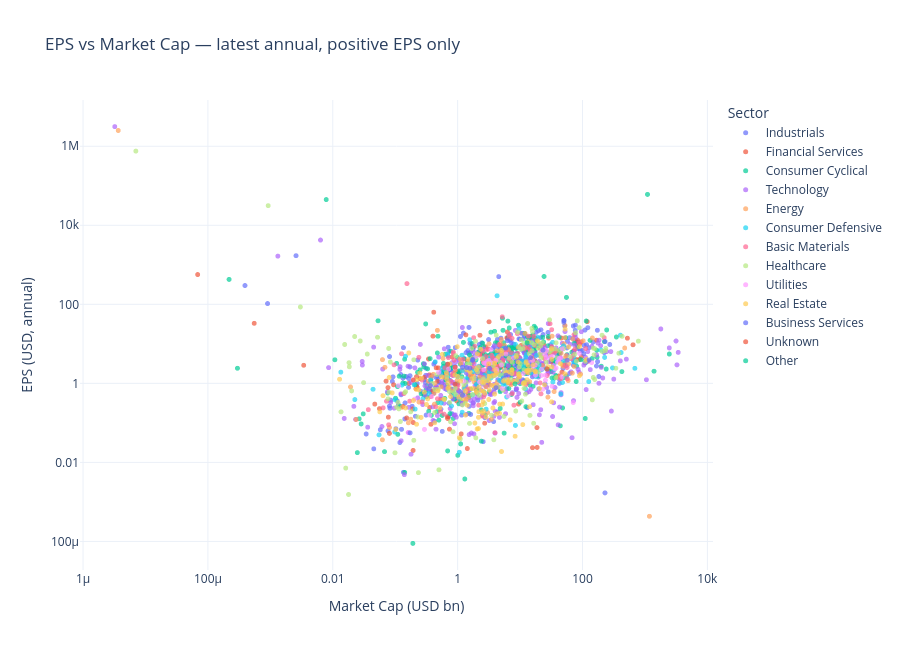

Write notebook code for a chart like this one.
### Code cell
fig = px.scatter(
    scatter_df,
    x='market_cap_bn',
    y='eps',
    color='Sector',
    hover_name='Ticker',
    hover_data={
        'Report Date': True,
        'Sector': True,
        'price': ':.2f',
        'market_cap_bn': ':.1f',
        'eps': ':.2f',
    },
    log_x=True,
    log_y=True,
    labels={'market_cap_bn': 'Market Cap (USD bn)', 'eps': 'EPS (USD, annual)'},
    title='EPS vs Market Cap — latest annual, positive EPS only',
    template=_theme(),
)
fig.update_traces(marker=dict(size=5, opacity=0.7))
fig.update_layout(height=650, legend_title_text='Sector')
display(fig)

### Figure 1 — Plotly figure (JSON) as saved in the notebook; plotly's stock layout.template omitted (floating-point values rounded to 4 significant figures; data arrays with more than 128 entries replaced by an {"elided": "..."} marker saying what was removed)
{"data": [{"customdata": {"elided": "313x3 mixed values"}, "hovertemplate": "<b>%{hovertext}</b><br><br>Sector=%{customdata[1]}<br>Market Cap (USD bn)=%{x:.1f}<br>EPS (USD, annual)=%{y:.2f}<br>Report Date=%{customdata[0]}<br>price=%{customdata[2]:.2f}<extra></extra>", "hovertext": {"elided": "313 str values"}, "legendgroup": "Industrials", "marker": {"color": "#636efa", "opacity": 0.7, "size": 5, "symbol": "circle"}, "mode": "markers", "name": "Industrials", "showlegend": true, "type": "scattergl", "x": {"elided": "313 float values"}, "xaxis": "x", "y": {"elided": "313 float values"}, "yaxis": "y"}, {"customdata": {"elided": "121x3 mixed values"}, "hovertemplate": "<b>%{hovertext}</b><br><br>Sector=%{customdata[1]}<br>Market Cap (USD bn)=%{x:.1f}<br>EPS (USD, annual)=%{y:.2f}<br>Report Date=%{customdata[0]}<br>price=%{customdata[2]:.2f}<extra></extra>", "hovertext": ["MSCI", "EQH", "PJT", "FG", "FHI", "CPSS", "TW", "AMP", "SWKH", "VINP", "COIN", "MA", "CME", "GLRE", "CG", "WHF", "SNFCA", "TPVG", "GCMG", "V", "CRVL", "PSFE", "EZPW", "VIRT", "BX", "FNF", "JHG", "AMG", "HLI", "APO", "EG", "JXN", "CACC", "SC", "AJG", "ICE", "NLY", "CGBD", "IGAC", "BCSF", "STEP", "LEU", "BRO", "NMFC", "LPLA", "GROW", "PMTS", "WU", "DFIN", "PNNT", "NDAQ", "CIA", "AON", "TWLVU", "MCO", "EVR", "TSSI", "WHG", "BLK", "HOOD", "RKT", "MKTX", "HLNE", "OAKU", "PRG", "PIPR", "ROOT", "TROW", "UWMC", "GSHD", "SAR", "HNNA", "PYPL", "HGBL", "BEN", "FRHC", "IOR", "RM", "KKR", "FLYW", "IREN", "HYAC", "GSBD", "IVZ", "SPNT", "ARES", "GRNT", "AGM", "FDUS", "MAIN", "NRDS", "ALTI", "HTGC", "LFACU", "DHIL", "RWAY", "ENVA", "ARCC", "ESHA", "FDS", "MORN", "GBDC", "SAMG", "TPG", "APAM", "ATLC", "MC", "JEF", "SLM", "TRIN", "CNS", "SPGI", "MCY", "TIGR", "LAZ", "SNEX", "VRTS", "VCTR", "CBOE", "GAIN", "NHIC"], "legendgroup": "Financial Services", "marker": {"color": "#EF553B", "opacity": 0.7, "size": 5, "symbol": "circle"}, "mode": "markers", "name": "Financial Services", "showlegend": true, "type": "scattergl", "x": [45.75, 17.31, 6.94, 2.345, 3.078, 0.2255, 26.51, 0.0005513, 0.2179, 0.5356, 81.5, 523.4, 89.85, 0.3953, 17.86, 0.2948, 0.2196, 0.4529, 2.71, 644.2, 5.738, 0.9687, 1.001, 3.361, 123.6, 9.771, 6.466, 6.14, 12.36, 42.03, 14.9, 3.187, 6.268, 0.003422, 71.95, 96.58, 8.936, 0.9893, 0.3709, 1.056, 1.43, 1.783, 31.5, 1.142, 28.62, 0.05592, 0.3533, 3.663, 1.539, 0.4508, 46.95, 0.2152, 83.11, 0.3567, 95.52, 10.42, 0.1891, 0.1329, 119.1, 54.77, 15.83, 20.68, 6.006, 0.04708, 1.483, 4.925, 1.668, 23.93, 0.6905, 4.616, 0.2493, 0.09428, 80.76, 0.0776, 12.98, 2.528, 0.07141, 0.3412, 89.59, 1.429, 0.7393, 0.3736, 1.472, 7.932, 2.081, 7.242, 0.6889, 2.276, 0.7107, 3.053, 1.103, 6.852e-05, 3.402, 0.1943, 0.4026, 0.4759, 3.095, 9.466, 0.1525, 17.77, 13.52, 2.261, 0.166, 18.62, 2.688, 0.8218, 5.329, 9.687, 7.044, 0.9383, 4.397, 168.6, 2.774, 18.75, 5.042, 3.281, 1.354, 4.222, 22.25, 0.488, 0.1935], "xaxis": "x", "y": [14.05, 3.695, 3.047, 5.522, 3.378, 0.7894, 2.353, 33.05, 0.8584, 0.3964, 9.434, 13.89, 9.804, 0.6372, 2.773, 1.423, 1.481, 2.475, 0.09809, 9.469, 1.83, 0.358, 0.984, 2.91, 3.622, 4.505, 2.625, 14.17, 5.822, 1.536, 15.39, 36.17, 19.88, 2.867, 6.635, 4.781, 3.923, 1.576, 0.4632, 1.85, 3.617, 4.471, 3.496, 0.5312, 14.03, 0.2292, 1.643, 2.739, 3.06, 0.7487, 1.922, 0.7264, 12.49, 0.2439, 11.26, 9.083, 0.2236, 0.2601, 36.51, 1.557, 0.02354, 7.849, 5.394, 0.2987, 2.983, 2.559, 1.728, 9.405, 0.1293, 0.7944, 1.321, 0.9191, 3.991, 0.1396, 2.633, 5.475, 1.14, 4.141, 4.037, 0.02242, 0.06931, 0.09212, 0.5482, 1.175, 1.998, 1.018, 0.144, 16.5, 2.403, 3.244, 0.3853, 566.3, 1.627, 0.1023, 15.66, 1.135, 7.427, 0.2992, 0.1328, 13.91, 8.582, 2.026, 1.0, 0.07593, 4.086, 4.647, 1.775, 1.112, 2.683, 2.038, 2.97, 12.35, 8.45, 0.02396, 2.734, 3.665, 16.89, 4.382, 7.213, 2.475, 0.02011], "yaxis": "y"}, {"customdata": {"elided": "282x3 mixed values"}, "hovertemplate": "<b>%{hovertext}</b><br><br>Sector=%{customdata[1]}<br>Market Cap (USD bn)=%{x:.1f}<br>EPS (USD, annual)=%{y:.2f}<br>Report Date=%{customdata[0]}<br>price=%{customdata[2]:.2f}<extra></extra>", "hovertext": {"elided": "282 str values"}, "legendgroup": "Consumer Cyclical", "marker": {"color": "#00cc96", "opacity": 0.7, "size": 5, "symbol": "circle"}, "mode": "markers", "name": "Consumer Cyclical", "showlegend": true, "type": "scattergl", "x": {"elided": "282 float values"}, "xaxis": "x", "y": {"elided": "282 float values"}, "yaxis": "y"}, {"customdata": {"elided": "266x3 mixed values"}, "hovertemplate": "<b>%{hovertext}</b><br><br>Sector=%{customdata[1]}<br>Market Cap (USD bn)=%{x:.1f}<br>EPS (USD, annual)=%{y:.2f}<br>Report Date=%{customdata[0]}<br>price=%{customdata[2]:.2f}<extra></extra>", "hovertext": {"elided": "266 str values"}, "legendgroup": "Technology", "marker": {"color": "#ab63fa", "opacity": 0.7, "size": 5, "symbol": "circle"}, "mode": "markers", "name": "Technology", "showlegend": true, "type": "scattergl", "x": {"elided": "266 float values"}, "xaxis": "x", "y": {"elided": "266 float values"}, "yaxis": "y"}, {"customdata": {"elided": "104x3 mixed values"}, "hovertemplate": "<b>%{hovertext}</b><br><br>Sector=%{customdata[1]}<br>Market Cap (USD bn)=%{x:.1f}<br>EPS (USD, annual)=%{y:.2f}<br>Report Date=%{customdata[0]}<br>price=%{customdata[2]:.2f}<extra></extra>", "hovertext": ["NOG", "PED", "USAC", "HP", "XPRO", "SLNG", "WHD", "EQT", "TALO", "SM", "DVN", "DMLP", "COP", "TTI", "PR", "CRC", "VLO", "RES", "VIVK", "CEG", "CTRA", "WFRD", "SD", "EOG", "AROC", "HAL", "APA", "NFG", "NESR", "EGY", "BSM", "WMB", "SGU", "DTM", "EPD", "RNGR", "TPL", "REI", "MPLX", "NGL", "ENB", "CRGY", "HPK", "DHT", "NVGS", "WES", "HESM", "OII", "MUR", "PAA", "GLP", "IMO", "DINO", "MGY", "VNOM", "NOA", "DKL", "LNG", "NE", "TDW", "DNOW", "AMPY", "LBRT", "PAGP", "TK", "SU", "CKX", "FLNC", "VTOL", "KOS", "MXC", "XOM", "KMI", "ET", "MPC", "SLB", "CQP", "RRC", "CIVI", "FRO", "FTI", "TRP", "OSG", "REPX", "OXY", "SND", "OVV", "TRGP", "VTS", "PSX", "CVX", "LPG", "NCSM", "BKR", "AR", "FANG", "PNRG", "GTE", "HLX", "EPM", "FLNG", "SUN", "MTDR", "UGI"], "legendgroup": "Energy", "marker": {"color": "#FFA15A", "opacity": 0.7, "size": 5, "symbol": "circle"}, "mode": "markers", "name": "Energy", "showlegend": true, "type": "scattergl", "x": [3.184, 0.06247, 2.833, 3.586, 1.502, 0.1287, 4.162, 27.91, 1.593, 4.287, 23.82, 1.342, 143.9, 0.5421, 9.597, 3.234, 52.44, 1179.0, 0.06234, 102.6, 20.28, 4.895, 0.4068, 69.81, 4.287, 22.93, 9.308, 5.88, 0.7276, 0.4212, 3.173, 68.71, 0.4321, 3.931, 73.23, 0.3613, 32.14, 0.2403, 52.29, 0.4248, 92.95, 1.984, 1.526, 1.835, 0.9871, 15.56, 3.661e-06, 2.261, 4.035, 14.24, 1.956, 37.91, 7.189, 4.521, 4.193, 0.3378, 1.092, 51.99, 1.799, 2.579, 1.882, 0.3734, 2.964, 5.011, 0.6054, 48.56, 0.02365, 3.462, 1.124, 1.373, 0.01922, 474.1, 58.96, 39.86, 50.46, 59.78, 30.56, 9.103, 5.661, 3.078, 12.69, 35.1, 1.254, 0.5839, 55.06, 0.0809, 12.16, 45.3, 0.8086, 54.33, 12.04, 0.9169, 0.06838, 48.01, 3.003, 32.55, 0.4739, 0.1625, 1.334, 0.1773, 1.189, 4.859, 6.509, 6.454], "xaxis": "x", "y": [10.03, 3.987, 0.8181, 3.474, 0.4482, 0.2473, 2.32, 0.4481, 1.551, 6.665, 4.56, 2.211, 14.06, 0.8189, 1.439, 4.619, 29.11, 0.0004326, 0.03726, 11.9, 5.083, 6.756, 1.694, 13.29, 1.061, 2.832, 8.201, 6.145, 0.7971, 0.5638, 1.152, 1.817, 0.9986, 3.226, 2.69, 0.8052, 6.573, 0.3369, 4.313, 0.2984, 1.709, 0.5721, 0.7358, 1.1, 1.191, 4.09, 2507000.0, 1.441, 2.696, 1.103, 2.43, 6.589, 0.9215, 1.963, 3.825, 1.136, 4.183, 14.19, 1.531, 3.404, 0.729, 1.434, 1.865, 12.95, 1.434, 2.699, 0.1218, 0.1234, 3.208, 0.3983, 0.8124, 7.836, 1.177, 1.436, 10.1, 3.107, 5.186, 1.097, 9.016, 2.39, 1.914, 0.6216, 0.7688, 4.259, 3.927, 0.07655, 7.901, 5.78, 0.64, 5.018, 18.28, 2.135, 2.546, 2.976, 0.1826, 15.63, 21.95, 0.1004, 0.3596, 0.124, 2.178, 10.17, 7.135, 1.25], "yaxis": "y"}, {"customdata": {"elided": "109x3 mixed values"}, "hovertemplate": "<b>%{hovertext}</b><br><br>Sector=%{customdata[1]}<br>Market Cap (USD bn)=%{x:.1f}<br>EPS (USD, annual)=%{y:.2f}<br>Report Date=%{customdata[0]}<br>price=%{customdata[2]:.2f}<extra></extra>", "hovertext": ["ADM", "KO", "USNA", "CLX", "IPAR", "BURL", "ANDE", "USFD", "TSN", "PG", "TR", "MDLZ", "WMK", "CASY", "COCO", "PFGC", "THS", "EWCZ", "COST", "GO", "LINC", "SFM", "FLO", "COTY", "DNUT", "SENEA", "ELF", "NHTC", "PPC", "JBSS", "CHD", "HRL", "TPB", "MUSA", "BRBR", "UTZ", "NGVC", "HELE", "FIZZ", "SMPL", "KHC", "SCI", "KDP", "COKE", "GHC", "JJSF", "PM", "LOPE", "VVV", "SAM", "VLGEA", "KR", "BUD", "EPC", "KVUE", "POST", "CALM", "KMB", "JVA", "UG", "OLLI", "APEI", "MO", "EL", "PEP", "UVV", "STRA", "ALCO", "ACI", "BG", "IMKTA", "FTLF", "TGT", "SYY", "HSY", "MGPI", "BRID", "CELH", "PRDO", "TAP", "LWAY", "RLX", "BF-A", "CAPL", "CAG", "MNST", "HLF", "PSMT", "CPB", "LRN", "FC", "LW", "MKC", "DG", "INGR", "FDP", "WMT", "ACU", "CHEF", "CL", "DOLE", "GIS", "BJ", "CENT", "VITL", "UTI", "LAUR", "NATR", "FRPT"], "legendgroup": "Consumer Defensive", "marker": {"color": "#19d3f3", "opacity": 0.7, "size": 5, "symbol": "circle"}, "mode": "markers", "name": "Consumer Defensive", "showlegend": true, "type": "scattergl", "x": [46.04, 302.6, 0.623, 18.01, 4.14, 15.12, 1.641, 8.952, 22.31, 415.4, 2.184, 77.36, 1.97, 19.06, 1.998, 11.27, 1.739, 0.2086, 404.3, 1.095, 0.5474, 17.21, 5.881, 8.419, 1.063, 0.3696, 0.01345, 0.05504, 12.38, 1.176, 26.55, 18.03, 1.192, 9.604, 9.692, 1.183, 1.001, 0.6929, 4.131, 3.42, 35.54, 11.96, 47.81, 14.5, 4.286, 3.358, 226.1, 5.386, 5.053, 4.701, 0.4375, 49.06, 125.8, 1.752, 44.81, 7.101, 2.196, 45.62, 0.02255, 0.04415, 3.827, 0.3494, 72.68, 33.5, 197.7, 1.643, 1.899, 0.2015, 11.76, 14.71, 1.565, 0.1284, 49.54, 38.57, 33.17, 0.7093, 0.09957, 6.089, 1.937, 12.63, 0.09824, 2.862, 20.94, 0.8764, 12.21, 55.37, 0.571, 2.682, 15.25, 3.397, 0.5343, 8.215, 20.16, 18.41, 8.416, 1.439, 689.7, 0.1459, 2.928, 72.24, 1.378, 38.98, 10.47, 2.74, 0.7959, 1.294, 3.227, 0.2768, 5.347], "xaxis": "x", "y": [7.709, 2.461, 2.193, 2.244, 5.116, 7.797, 3.322, 1.173, 2.247, 6.019, 1.148, 3.423, 4.087, 14.64, 0.9438, 2.794, 0.5114, 0.2232, 16.56, 0.3962, 0.3202, 3.754, 0.9672, 0.08626, 0.01805, 1.206, 1.921, 0.04978, 4.569, 5.155, 2.371, 1.467, 2.056, 24.11, 1.863, 0.1861, 1.47, 5.365, 1.888, 1.375, 2.258, 3.533, 1.053, 6.287, 164.5, 4.45, 4.535, 7.729, 1.615, 1.185, 3.526, 3.701, 1.11, 1.968, 0.5356, 5.484, 2.722, 7.552, 0.3885, 0.7076, 1.56, 0.5541, 4.575, 1.081, 6.951, 3.783, 4.668, 0.9149, 2.23, 10.73, 12.73, 0.9077, 8.859, 3.886, 10.92, 1.574, 0.3827, 0.4526, 2.195, 5.347, 0.05879, 0.2226, 2.146, 0.5211, 0.7233, 1.49, 2.503, 4.624, 1.89, 4.69, 1.737, 4.983, 2.897, 5.114, 9.715, 2.96, 2.405, 4.865, 1.207, 3.509, 1.315, 4.308, 3.717, 1.583, 0.2674, 0.7482, 1.926, 0.4032, 0.9337], "yaxis": "y"}, {"customdata": {"elided": "106x3 mixed values"}, "hovertemplate": "<b>%{hovertext}</b><br><br>Sector=%{customdata[1]}<br>Market Cap (USD bn)=%{x:.1f}<br>EPS (USD, annual)=%{y:.2f}<br>Report Date=%{customdata[0]}<br>price=%{customdata[2]:.2f}<extra></extra>", "hovertext": ["ALB", "FCX", "FUL", "CDE", "CTVA", "AMR", "BLDR", "RS", "AVNT", "WDFC", "SHW", "STLD", "WOR", "OLN", "BCC", "GFF", "MOS", "BLD", "DD", "KRO", "EXP", "CMC", "PPG", "KOP", "APOG", "FRD", "VHI", "EMN", "NRP", "IBP", "KALU", "METC", "BTU", "ASH", "UAN", "LMNR", "KWR", "ASIX", "CC", "MTX", "LYB", "HCC", "AA", "WWR", "KNF", "CTGO", "MLM", "USLM", "RIO", "HNRG", "NUE", "IFF", "REX", "NX", "JCI", "HL", "NTIC", "SXT", "ASPN", "NEU", "WLK", "WMS", "AXTA", "LPX", "NC", "CF", "MAS", "WFG", "APT", "WLKP", "WY", "SCL", "RYN", "FSI", "CRS", "CENX", "ESI", "FMC", "SLVM", "ROCK", "VMC", "APD", "DOW", "LIN", "ARLP", "MTRN", "TMC", "IOSP", "RGLD", "AWI", "SXC", "BXC", "JBI", "NEM", "VGZ", "CRH", "RPM", "ECL", "FTK", "OC", "SCCO", "SAND", "FF", "CBT", "HWKN", "BCPC"], "legendgroup": "Basic Materials", "marker": {"color": "#FF6692", "opacity": 0.7, "size": 5, "symbol": "circle"}, "mode": "markers", "name": "Basic Materials", "showlegend": true, "type": "scattergl", "x": [32.13, 57.03, 3.529, 2.524, 44.52, 1.806, 17.18, 16.59, 4.067, 3.511, 88.94, 21.09, 2.502, 3.293, 4.58, 3.999, 7.482, 6.657, 12.47, 0.9833, 7.425, 6.609, 35.13, 0.6228, 0.8774, 0.09597, 0.7117, 11.91, 1.877, 4.794, 1.221, 0.5304, 2.199, 6.736, 0.848, 0.4752, 2.515, 0.8114, 2.625, 2.26, 24.77, 2.831, 7.971, 0.03705, 5.286, 0.1265, 30.17, 2.638, 112.3, 0.2688, 32.15, 20.94, 0.6684, 1.018, 56.47, 3.966, 0.1378, 2.971, 0.6063, 5.183, 13.55, 9.19, 8.254, 7.207, 0.2392, 14.5, 17.22, 9.074, 0.07256, 0.8386, 21.58, 1.41, 3.939, 0.06404, 7.082, 1.773, 6.684, 4.562, 2.926, 1.706, 34.42, 73.27, 27.18, 222.5, 3.41, 2.171, 0.4474, 2.567, 6.718, 3.619, 0.7848, 0.8546, 1.429, 52.04, 0.07851, 70.56, 15.2, 75.86, 0.27, 14.3, 65.72, 0.1542, 0.1707, 5.972, 2.505, 5.357], "xaxis": "x", "y": [22.84, 1.307, 2.3, 0.1482, 1.303, 14.28, 9.059, 15.56, 1.842, 5.128, 10.55, 9.845, 2.197, 0.9088, 9.572, 4.226, 0.5454, 17.14, 0.9375, 0.7496, 13.77, 4.144, 6.016, 2.461, 3.885, 2.947, 4.463, 7.676, 8.697, 9.102, 4.026, 0.1952, 2.614, 15.2, 5.762, 0.4073, 6.527, 1.62, 0.4595, 5.173, 4.172, 4.788, 0.2804, 0.2162, 3.548, 5.608, 32.39, 3.794, 7.604, 1.216, 8.499, 1.027, 1.649, 0.9021, 2.522, 0.05662, 0.5501, 2.941, 0.1665, 48.39, 15.65, 5.758, 1.774, 5.93, 4.553, 6.74, 3.753, 18.03, 0.3533, 1.771, 0.5432, 2.197, 2.393, 0.2396, 3.708, 3.423, 1.007, 2.721, 7.19, 2.56, 6.851, 17.18, 1.583, 14.33, 2.839, 0.2813, 0.2553, 1.401, 1.083, 4.373, 1.124, 6.196, 0.7075, 2.916, 0.08955, 5.065, 4.585, 7.371, 0.3399, 7.369, 4.179, 334.4, 0.3542, 6.822, 4.029, 3.927], "yaxis": "y"}, {"customdata": {"elided": "160x3 mixed values"}, "hovertemplate": "<b>%{hovertext}</b><br><br>Sector=%{customdata[1]}<br>Market Cap (USD bn)=%{x:.1f}<br>EPS (USD, annual)=%{y:.2f}<br>Report Date=%{customdata[0]}<br>price=%{customdata[2]:.2f}<extra></extra>", "hovertext": {"elided": "160 str values"}, "legendgroup": "Healthcare", "marker": {"color": "#B6E880", "opacity": 0.7, "size": 5, "symbol": "circle"}, "mode": "markers", "name": "Healthcare", "showlegend": true, "type": "scattergl", "x": {"elided": "160 float values"}, "xaxis": "x", "y": {"elided": "160 float values"}, "yaxis": "y"}, {"customdata": {"elided": "57x3 mixed values"}, "hovertemplate": "<b>%{hovertext}</b><br><br>Sector=%{customdata[1]}<br>Market Cap (USD bn)=%{x:.1f}<br>EPS (USD, annual)=%{y:.2f}<br>Report Date=%{customdata[0]}<br>price=%{customdata[2]:.2f}<extra></extra>", "hovertext": ["GWRS", "CWEN", "MDU", "AVA", "WEC", "GNE", "LNT", "PPL", "CWCO", "ATO", "NI", "SRE", "MNTK", "PEG", "VST", "FE", "NJR", "PCYO", "ORA", "AWR", "EVRG", "RGCO", "NWN", "SPH", "NFE", "HE", "ARIS", "OGS", "DUK", "ETR", "CMS", "AWK", "EXC", "MSEX", "UTL", "AEE", "NWE", "OTTR", "D", "CWT", "PCG", "AEP", "SO", "CNP", "NEE", "EIX", "PNW", "IDA", "DTE", "ES", "XEL", "SR", "CPK", "ARTNA", "ED", "WTRG", "MGEE"], "legendgroup": "Utilities", "marker": {"color": "#FF97FF", "opacity": 0.7, "size": 5, "symbol": "circle"}, "mode": "markers", "name": "Utilities", "showlegend": true, "type": "scattergl", "x": [0.3559, 2.244, 5.163, 2.626, 32.93, 0.3838, 16.13, 25.46, 0.161, 22.44, 17.69, 45.06, 0.2941, 41.62, 47.12, 23.1, 5.035, 0.2046, 4.191, 2.803, 15.81, 0.1959, 1.503, 1.255, 6.443, 4.192, 0.1133, 4.082, 89.47, 37.72, 17.51, 24.93, 36.1, 0.8996, 0.717, 26.3, 2.965, 3.417, 47.06, 2.637, 32.58, 42.02, 71.05, 21.72, 140.1, 25.22, 7.854, 5.931, 26.46, 22.02, 39.84, 3.142, 1.945, 0.4952, 30.82, 11.19, 3.411], "xaxis": "x", "y": [0.1573, 1.073, 0.7398, 2.222, 4.825, 0.4634, 2.687, 1.2, 0.05719, 6.831, 1.622, 4.416, 0.06836, 3.544, 7.542, 0.7098, 2.919, 0.3982, 2.035, 3.173, 3.788, 1.222, 2.527, 1.144, 0.4814, 2.247, 0.8698, 3.838, 5.702, 2.446, 2.884, 5.39, 2.335, 2.465, 2.329, 4.42, 3.609, 7.17, 1.47, 3.253, 0.8443, 4.245, 0.3275, 1.582, 3.373, 1.598, 4.407, 5.496, 6.783, 2.269, 3.439, 3.848, 4.731, 1.898, 4.598, 1.77, 3.327], "yaxis": "y"}, {"customdata": {"elided": "136x3 mixed values"}, "hovertemplate": "<b>%{hovertext}</b><br><br>Sector=%{customdata[1]}<br>Market Cap (USD bn)=%{x:.1f}<br>EPS (USD, annual)=%{y:.2f}<br>Report Date=%{customdata[0]}<br>price=%{customdata[2]:.2f}<extra></extra>", "hovertext": {"elided": "136 str values"}, "legendgroup": "Real Estate", "marker": {"color": "#FECB52", "opacity": 0.7, "size": 5, "symbol": "circle"}, "mode": "markers", "name": "Real Estate", "showlegend": true, "type": "scattergl", "x": {"elided": "136 float values"}, "xaxis": "x", "y": {"elided": "136 float values"}, "yaxis": "y"}, {"customdata": [["2024-07-31T00:00:00", "Business Services", 46.77], ["2024-12-31T00:00:00", "Business Services", 260.2], ["2024-12-31T00:00:00", "Business Services", 30.65], ["2024-12-31T00:00:00", "Business Services", 37.78], ["2021-12-31T00:00:00", "Business Services", 229.4], ["2023-12-31T00:00:00", "Business Services", 12.64], ["2024-12-31T00:00:00", "Business Services", 233.0], ["2024-12-31T00:00:00", "Business Services", 5.77], ["2024-12-31T00:00:00", "Business Services", 345.5], ["2024-12-31T00:00:00", "Business Services", 85.49], ["2024-12-31T00:00:00", "Business Services", 163.0], ["2020-12-31T00:00:00", "Business Services", 27.76], ["2024-12-31T00:00:00", "Business Services", 8.85], ["2024-12-31T00:00:00", "Business Services", 25.36], ["2024-12-31T00:00:00", "Business Services", 12.09], ["2024-12-31T00:00:00", "Business Services", 75.37], ["2024-12-31T00:00:00", "Business Services", 6.86], ["2024-12-31T00:00:00", "Business Services", 78.17], ["2023-12-31T00:00:00", "Business Services", 39.72], ["2024-08-31T00:00:00", "Business Services", 361.1], ["2024-12-31T00:00:00", "Business Services", 215.5], ["2025-03-31T00:00:00", "Business Services", 65.69], ["2024-12-31T00:00:00", "Business Services", 12.9], ["2024-12-31T00:00:00", "Business Services", 211.8], ["2022-12-31T00:00:00", "Business Services", 131.2], ["2024-12-31T00:00:00", "Business Services", 16.94]], "hovertemplate": "<b>%{hovertext}</b><br><br>Sector=%{customdata[1]}<br>Market Cap (USD bn)=%{x:.1f}<br>EPS (USD, annual)=%{y:.2f}<br>Report Date=%{customdata[0]}<br>price=%{customdata[2]:.2f}<extra></extra>", "hovertext": ["IDT", "CABO", "CMCSA", "ASGN", "AMT", "KT", "TMUS", "CXDO", "CHTR", "NSP", "FCN", "SHEN", "LZ", "T", "CRD-A", "LBRDA", "GOGO", "CBZ", "VZ", "ACN", "SBAC", "PLUS", "TASK", "IDCC", "CCI", "SPOK"], "legendgroup": "Business Services", "marker": {"color": "#636efa", "opacity": 0.7, "size": 5, "symbol": "circle"}, "mode": "markers", "name": "Business Services", "showlegend": true, "type": "scattergl", "x": [1.188, 1.57, 127.8, 1.727, 104.8, 5.958, 273.3, 0.1732, 50.22, 3.249, 5.842, 1.389, 1.618, 182.7, 0.3676, 14.68, 0.0009018, 4.117, 167.4, 229.6, 23.29, 1.752, 1.191, 6.292, 56.92, 0.3484], "xaxis": "x", "y": [2.538, 2.399, 3.883, 3.834, 5.619, 1.613, 9.665, 0.05586, 34.97, 2.395, 7.814, 2.512, 0.1639, 1.492, 0.8748, 4.46, 104.6, 0.7793, 2.755, 11.42, 6.935, 4.049, 0.4969, 12.07, 3.859, 0.7277], "yaxis": "y"}, {"customdata": [["2024-12-31T00:00:00", "Unknown", 8.58], ["2024-12-31T00:00:00", "Unknown", 13.23], ["2024-12-31T00:00:00", "Unknown", 26.44], ["2024-12-31T00:00:00", "Unknown", 5.63], ["2024-12-31T00:00:00", "Unknown", 34.01], ["2020-12-31T00:00:00", "Unknown", 16.24], ["2024-12-31T00:00:00", "Unknown", 10.21], ["2024-12-31T00:00:00", "Unknown", 48.89], ["2023-12-31T00:00:00", "Unknown", 87.9]], "hovertemplate": "<b>%{hovertext}</b><br><br>Sector=%{customdata[1]}<br>Market Cap (USD bn)=%{x:.1f}<br>EPS (USD, annual)=%{y:.2f}<br>Report Date=%{customdata[0]}<br>price=%{customdata[2]:.2f}<extra></extra>", "hovertext": ["INDV", "SEVN", "FLOC", "LHAI", "IBTA", "KREF", "AAM", "AMRZ", "SFY"], "legendgroup": "Unknown", "marker": {"color": "#EF553B", "opacity": 0.7, "size": 5, "symbol": "circle"}, "mode": "markers", "name": "Unknown", "showlegend": true, "type": "scattergl", "x": [1.141, 0.1946, 0.6924, 0.08083, 0.9135, 0.9104, 0.07661, 27.04, 0.4144], "xaxis": "x", "y": [0.05263, 1.211, 3.064, 0.0542, 2.559, 0.9553, 0.7807, 2.303, 63.15], "yaxis": "y"}, {"customdata": [["2024-12-31T00:00:00", "Other", 747500.0], ["2023-12-31T00:00:00", "Other", 31.03], ["2024-12-31T00:00:00", "Other", 337.9]], "hovertemplate": "<b>%{hovertext}</b><br><br>Sector=%{customdata[1]}<br>Market Cap (USD bn)=%{x:.1f}<br>EPS (USD, annual)=%{y:.2f}<br>Report Date=%{customdata[0]}<br>price=%{customdata[2]:.2f}<extra></extra>", "hovertext": ["BRK-A", "MARA", "CW"], "legendgroup": "Other", "marker": {"color": "#00cc96", "opacity": 0.7, "size": 5, "symbol": "circle"}, "mode": "markers", "name": "Other", "showlegend": true, "type": "scattergl", "x": [1099.0, 8.313, 12.97], "xaxis": "x", "y": [60520.0, 0.9669, 10.55], "yaxis": "y"}], "layout": {"height": 650, "legend": {"title": {"text": "Sector"}, "tracegroupgap": 0}, "title": {"text": "EPS vs Market Cap — latest annual, positive EPS only"}, "xaxis": {"anchor": "y", "domain": [0, 1], "title": {"text": "Market Cap (USD bn)"}, "type": "log"}, "yaxis": {"anchor": "x", "domain": [0, 1], "title": {"text": "EPS (USD, annual)"}, "type": "log"}}}
